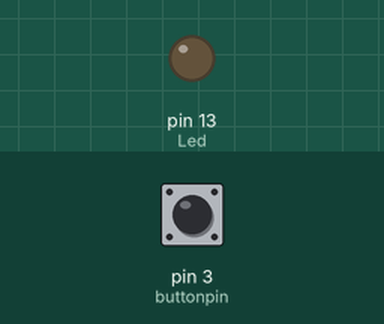
This sketch was run on a simulated Arduino Uno, built with avr-gcc and run on an emulated ATmega328P. Parts: output pins drawn as LEDs (lit = HIGH). Dashed ring = blinking. Inputs (shaded band) come from the test bench; at power-on: pin 3 (buttonpin) LOW. What the sketch prints to the serial monitor is not drawn.

Above: at 1.2 s.
1.3 s: pin 3 (buttonpin) pulled HIGH for 0.15 s
At 1.38 s:
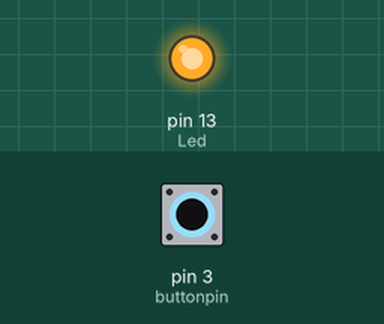
2.9 s: pin 3 (buttonpin) pulled HIGH for 1 s
At 5.0 s:
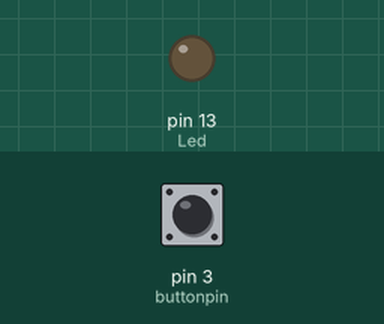
6.9 s: pin 3 (buttonpin) pulled HIGH for 3.2 s
At 7.4 s:
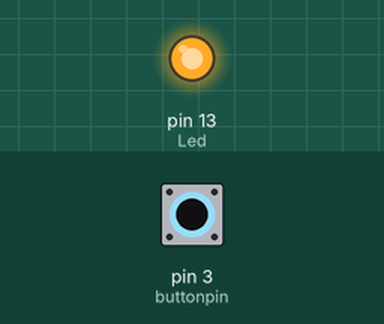
11.6 s: pin 3 (buttonpin) pulsed HIGH 2 times (0.12 s each, 0.3 s apart)
At 11.96 s:
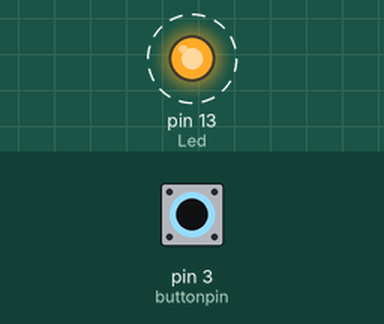
15.2 s: pin 3 (buttonpin) pulsed HIGH 2 times (0.12 s each, 0.3 s apart)
At 16.9 s:
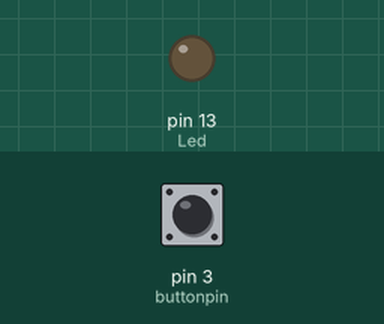
Timing chart, 0 to 18.4 s (numbered marks = the images above; inputs shaded):
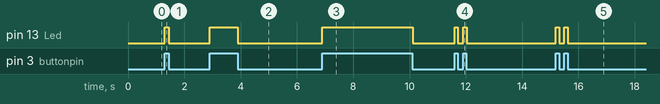

Measured:
- after the input at 1.3 s, pin 13 (Led): LOW → HIGH at once, → LOW 0.15 s later
- after the input at 2.9 s, pin 13 (Led): LOW → HIGH at once, → LOW 1.0 s later
- after the input at 6.9 s, pin 13 (Led): LOW → HIGH at once, → LOW 3.2 s later
- after the input at 11.6 s, pin 13 (Led): alternates HIGH for 0.12 s and LOW for 0.18 s, 4 changes in all, then stays LOW, starting at once
- after the input at 15.2 s, pin 13 (Led): alternates HIGH for 0.12 s and LOW for 0.17 s, 4 changes in all, then stays LOW, starting at once

The sketch:

tilt_switch_module.ino
```cpp
/******************************************
 *Website: www.elegoo.com
 *
 *Time:2017.12.12
 *
 ******************************************/

int Led=13;//define LED port
int buttonpin=3; //define switch port
;int  val;//define digital variable val
void  setup()
{
 Serial.begin(9600);
 pinMode(Led,OUTPUT);//define LED as a output port
 pinMode(buttonpin,INPUT);//define switch as a output port
 digitalWrite(buttonpin,LOW);
}
void  loop()

{
 val=digitalRead(buttonpin);//read the value of the digital interface 3 assigned to val
if(val==HIGH)//when the switch sensor have signal, LED blink
{
digitalWrite(Led,HIGH);
Serial.println("HIGH!");
}
else
{
digitalWrite(Led,LOW);
Serial.println("LOW!");
}
}
```
